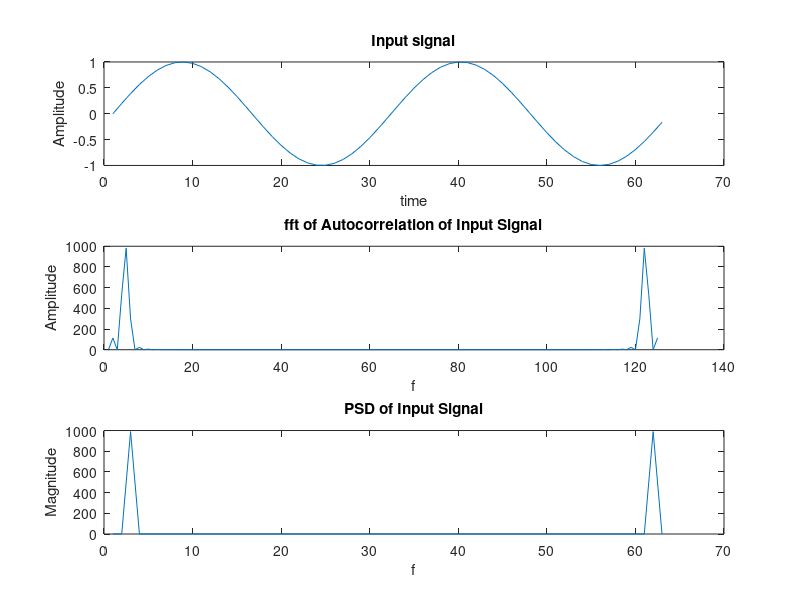

Recreate this plot in MATLAB.
% Name - Surag P
% Roll No. - 181EC248

% Experimment four

%Simulation to verify the Wiener-Khinchin theorem.

% Generating Sample Input Signals
clc
clear

t=0:0.1:2*pi;
x=sin(2*t);
subplot(3,1,1);
plot(x);
xlabel('time');
ylabel('Amplitude');
title('Input signal');

%Autocorrelation of Input signal
xu=xcorr(x,x);

%fft of Autocorrelation Signal
y=fft(xu);
subplot(3,1,2);
plot(abs(y));
xlabel('f');
ylabel('Amplitude');
title('fft of Autocorrelation of Input Signal');

%Fourier Transform of Input Signal 
y1=fft(x);

%Power Spectral density Calculation
y2=(abs(y1)).^2;
subplot(3,1,3);
plot(y2);
xlabel('f');
ylabel('Magnitude'); 
title('PSD of Input Signal');